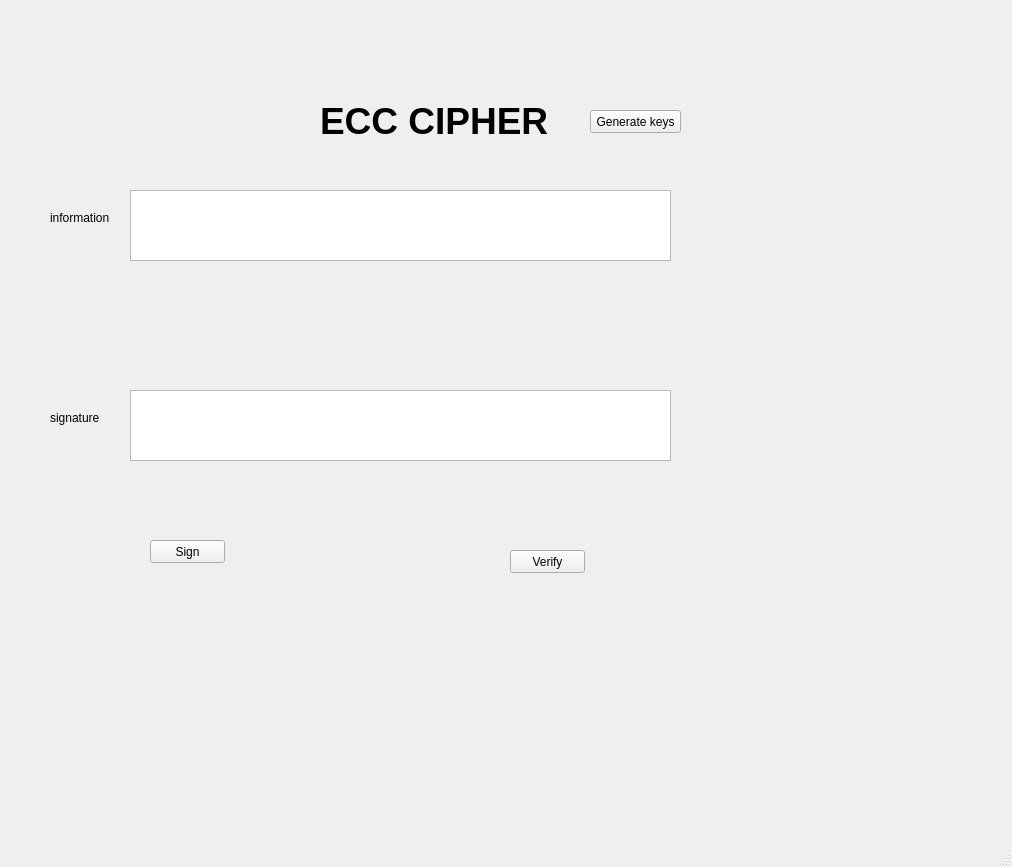
<?xml version="1.0" encoding="UTF-8"?>
<ui version="4.0">
 <class>MainWindow</class>
 <widget class="QMainWindow" name="MainWindow">
  <property name="geometry">
   <rect>
    <x>0</x>
    <y>0</y>
    <width>1012</width>
    <height>867</height>
   </rect>
  </property>
  <property name="windowTitle">
   <string>MainWindow</string>
  </property>
  <widget class="QWidget" name="centralwidget">
   <widget class="QLabel" name="label">
    <property name="geometry">
     <rect>
      <x>320</x>
      <y>40</y>
      <width>261</width>
      <height>161</height>
     </rect>
    </property>
    <property name="font">
     <font>
      <pointsize>28</pointsize>
      <weight>75</weight>
      <bold>true</bold>
     </font>
    </property>
    <property name="text">
     <string>ECC CIPHER</string>
    </property>
   </widget>
   <widget class="QLabel" name="label_2">
    <property name="geometry">
     <rect>
      <x>50</x>
      <y>210</y>
      <width>71</width>
      <height>16</height>
     </rect>
    </property>
    <property name="text">
     <string>information</string>
    </property>
   </widget>
   <widget class="QLabel" name="label_3">
    <property name="geometry">
     <rect>
      <x>50</x>
      <y>410</y>
      <width>71</width>
      <height>16</height>
     </rect>
    </property>
    <property name="text">
     <string>signature</string>
    </property>
   </widget>
   <widget class="QTextEdit" name="textEdit">
    <property name="geometry">
     <rect>
      <x>130</x>
      <y>190</y>
      <width>541</width>
      <height>71</height>
     </rect>
    </property>
   </widget>
   <widget class="QTextEdit" name="textEdit_2">
    <property name="geometry">
     <rect>
      <x>130</x>
      <y>390</y>
      <width>541</width>
      <height>71</height>
     </rect>
    </property>
   </widget>
   <widget class="QPushButton" name="pushButton">
    <property name="geometry">
     <rect>
      <x>150</x>
      <y>540</y>
      <width>75</width>
      <height>23</height>
     </rect>
    </property>
    <property name="text">
     <string>Sign</string>
    </property>
   </widget>
   <widget class="QPushButton" name="pushButton_2">
    <property name="geometry">
     <rect>
      <x>510</x>
      <y>550</y>
      <width>75</width>
      <height>23</height>
     </rect>
    </property>
    <property name="text">
     <string>Verify</string>
    </property>
   </widget>
   <widget class="QPushButton" name="pushButton_3">
    <property name="geometry">
     <rect>
      <x>590</x>
      <y>110</y>
      <width>91</width>
      <height>23</height>
     </rect>
    </property>
    <property name="text">
     <string>Generate keys</string>
    </property>
   </widget>
  </widget>
  <widget class="QMenuBar" name="menubar">
   <property name="geometry">
    <rect>
     <x>0</x>
     <y>0</y>
     <width>1012</width>
     <height>21</height>
    </rect>
   </property>
  </widget>
  <widget class="QStatusBar" name="statusbar"/>
 </widget>
 <resources/>
 <connections/>
</ui>
